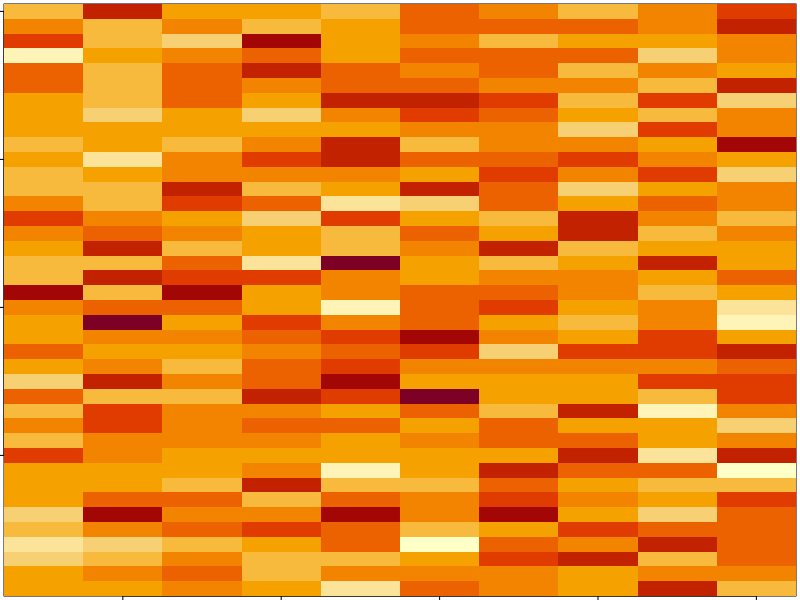
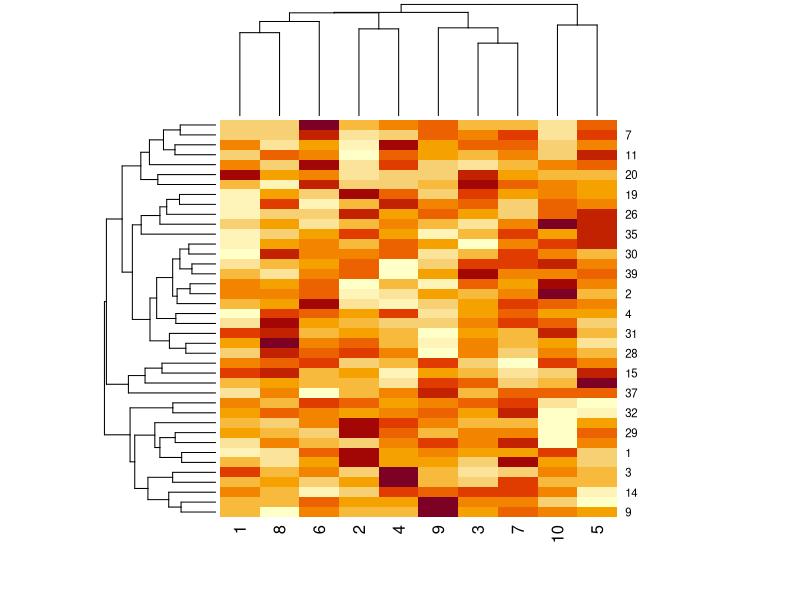
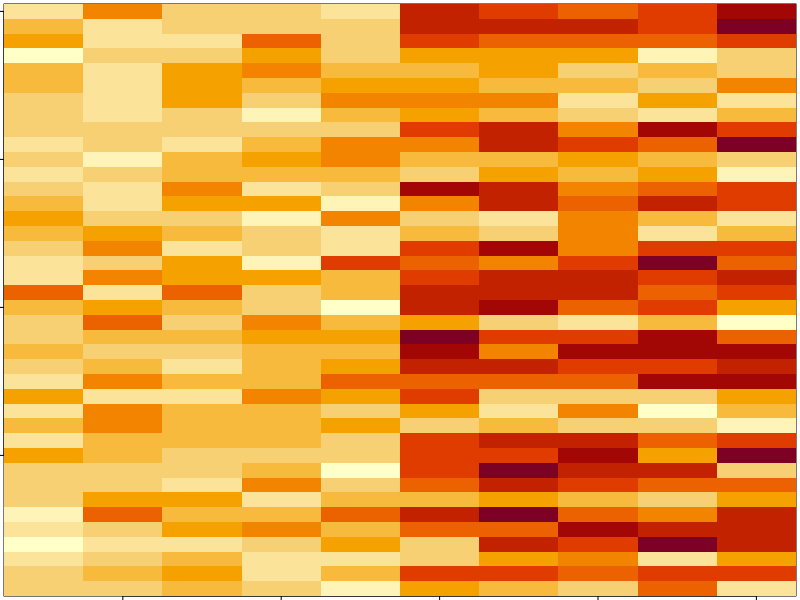
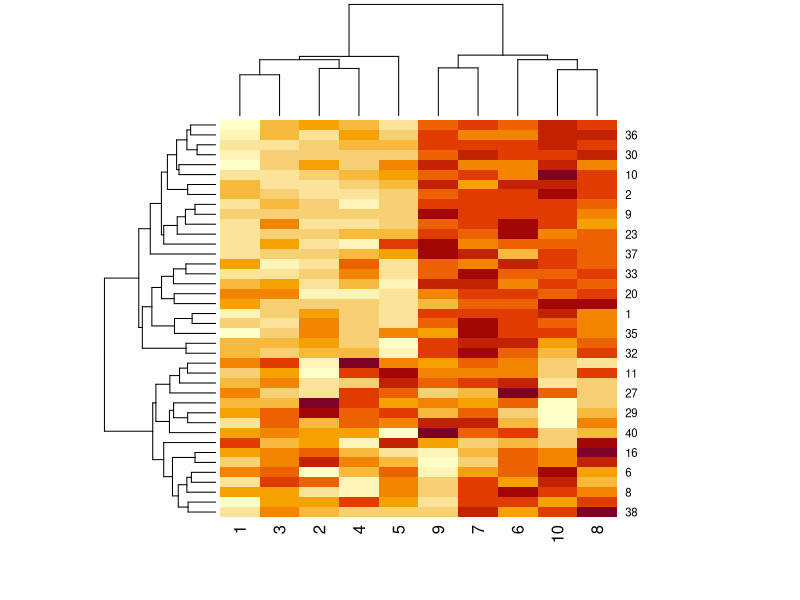
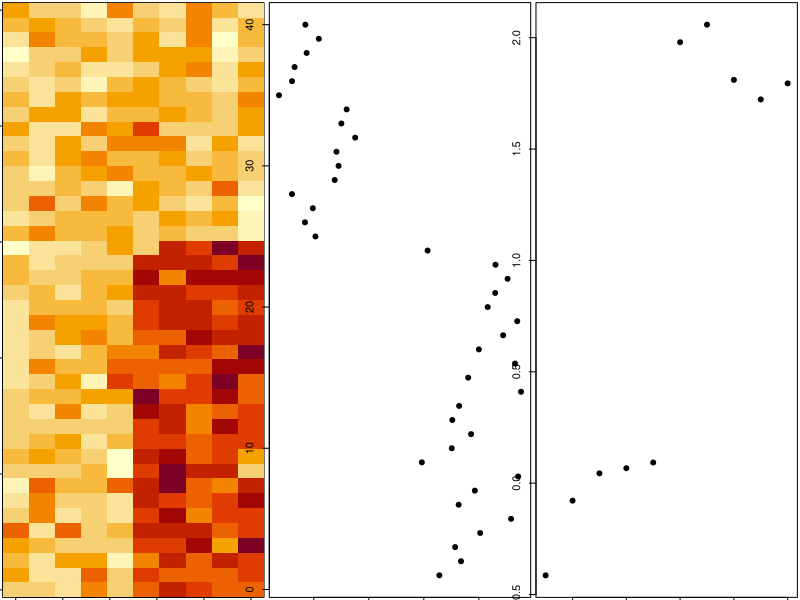

The R source for these figures, in order:
#Group2 Lab3
set.seed(1234)
help(par)
par(mar=rep(0.2,4))
data_matrix<-matrix(rnorm(400),nrow=40)
image(1:10,1:40,t(data_matrix)[,nrow(data_matrix):1])

par(mar=rep(0.2,4))
heatmap(data_matrix)

set.seed(678910)
for(i in 1:40){
  coin_flip<-rbinom(1,size=1,prob=0.5)
  if(coin_flip){
    data_matrix[i,]<-data_matrix[i,]+rep(c(0,3),each=5)
  }
}

par(mar=rep(0.2,4))
image(1:10,1:40,t(data_matrix)[,nrow(data_matrix):1])

par(mar=rep(0.2,4))
heatmap(data_matrix)

hh<-hclust(dist(data_matrix))
data_matrix_ordered <- data_matrix[hh$order,]
par(mfrow=c(1,3))
image(t(data_matrix_ordered)[,nrow(data_matrix_ordered):1])
plot(rowMeans(data_matrix_ordered),40:1,,xlab="the row mean",ylab="row",pch=19)
plot(colMeans(data_matrix_ordered),xlab = "column",ylab="column mean",pch=19)
